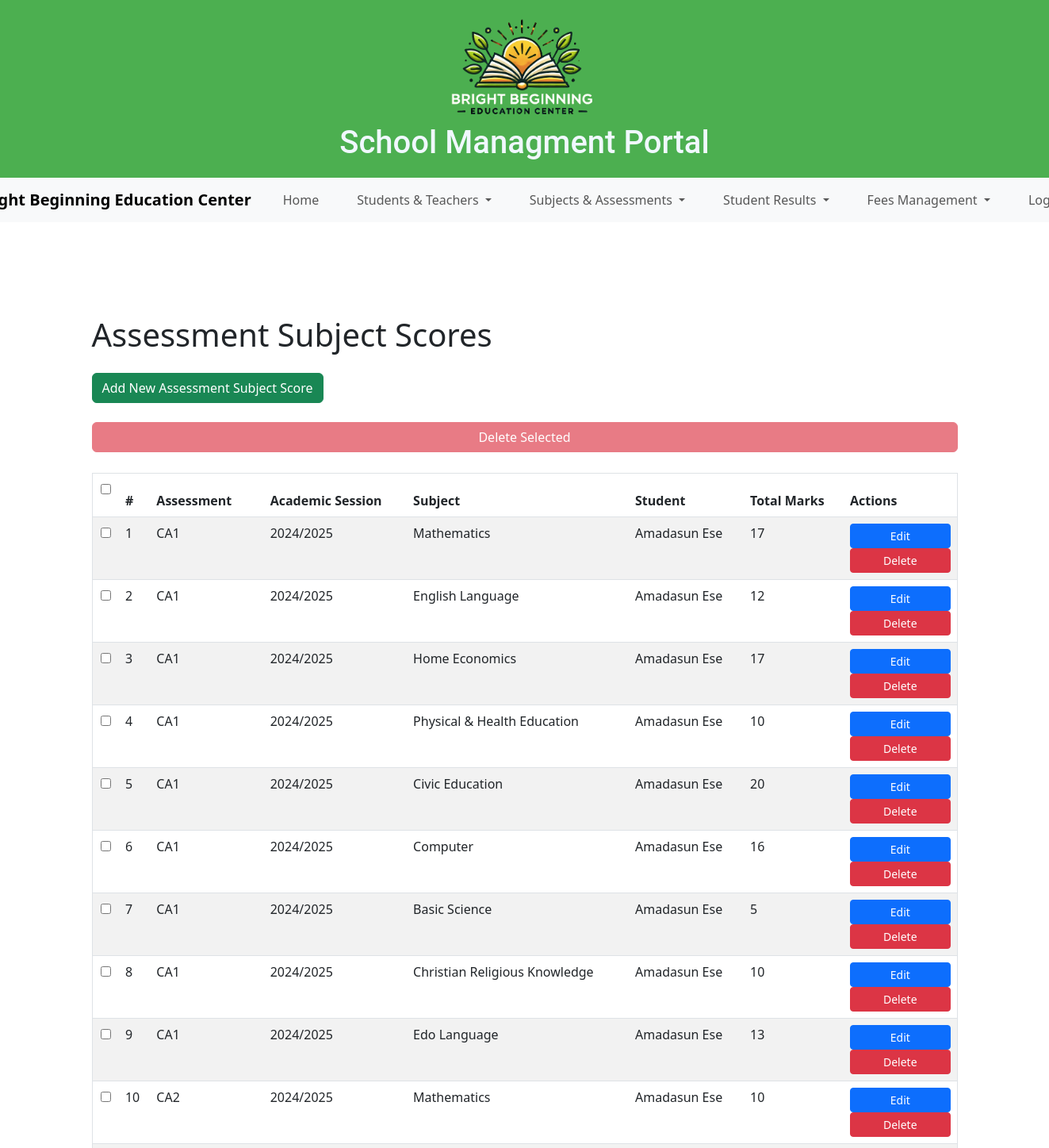
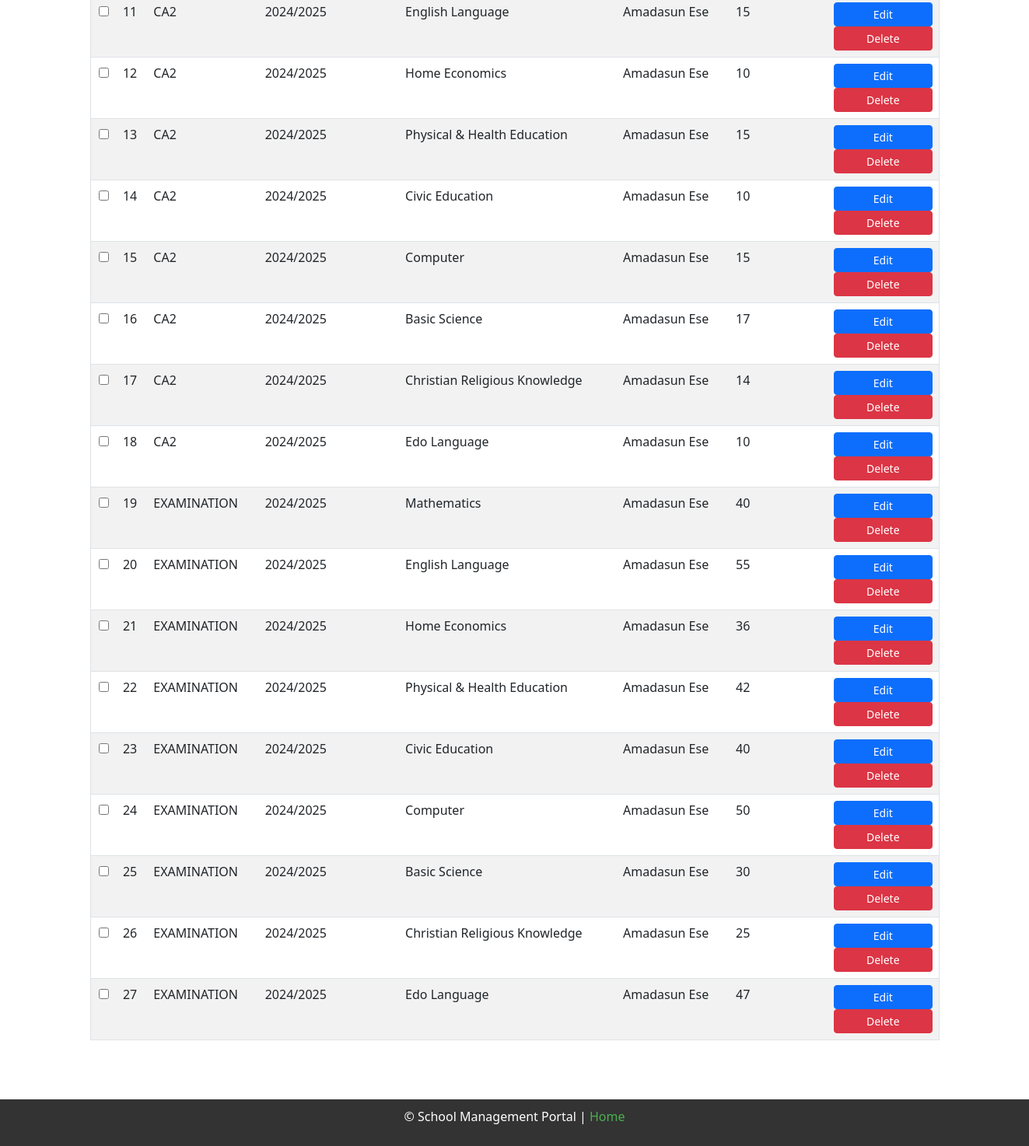
Screenshot of /assessment_subject_scores (signed in) with the database file from the repository (2 pictures, top to bottom).
### models.py (models this page shows)
class AssessmentSubjectScore(db.Model):
    __tablename__ = 'assessment_subject_scores'
    id = db.Column(db.Integer, primary_key=True)
    assessment_id = db.Column(db.Integer, db.ForeignKey('assessments.id'), nullable=False)
    subject_id = db.Column(db.Integer, db.ForeignKey('subjects.id', name='fk_assessment_subject_scores_subject_id'), nullable=False)
    student_id = db.Column(db.Integer, db.ForeignKey('students.id'), nullable=False)
    total_marks = db.Column(db.Integer, nullable=False)

class Assessment(db.Model):
    __tablename__ = 'assessments'
    id = db.Column(db.Integer, primary_key=True)
    name = db.Column(db.String(100), nullable=False)
    date = db.Column(db.Date, nullable=False)
    assessment_type_id = db.Column(db.Integer, db.ForeignKey('assessment_types.id'), nullable=False)
    class_id = db.Column(db.Integer, db.ForeignKey('classes.id'), nullable=False)
    academic_session = db.Column(db.String(20), nullable=False)
    term = db.Column(db.String(20), nullable=False)
    school_id = db.Column(db.Integer, db.ForeignKey('schools.id', name='fk_assessment_type_school'), nullable=True)
    __table_args__ = (
        db.UniqueConstraint('name', 'school_id', name='uq_assessment_per_school'),
    )
    assessment_subject_scores = db.relationship('AssessmentSubjectScore', backref='assessment', lazy=True, cascade="all, delete-orphan")

class Subject(db.Model):
    __tablename__ = 'subjects'
    id = db.Column(db.Integer, primary_key=True)
    name = db.Column(db.String(100), nullable=False)
    school_id = db.Column(db.Integer, db.ForeignKey('schools.id'), nullable=False)
    __table_args__ = (
        db.UniqueConstraint('name', 'school_id', name='uq_subject_per_school'),
    )
    teacher_subjects = db.relationship('TeacherSubject', backref='teacher_subject', lazy=True, cascade="all, delete-orphan")
    assessment_scores = db.relationship('AssessmentSubjectScore', backref='subject_ref', lazy=True, cascade="all, delete-orphan")
    class_subjects = db.relationship('ClassSubject', backref='class_subject', lazy=True, cascade="all, delete-orphan")

class Student(db.Model):
    __tablename__ = 'students'
    id = db.Column(db.Integer, primary_key=True)
    first_name = db.Column(db.String(50), nullable=False)
    last_name = db.Column(db.String(50), nullable=False)
    date_of_birth = db.Column(db.Date, nullable=False)
    enrollment_date = db.Column(db.Date, nullable=False)
    gender = db.Column(db.String(1), nullable=False)
    grade_level = db.Column(db.String(20), nullable=False)
    contact_email = db.Column(db.String(100), nullable=False)
    school_id = db.Column(db.Integer, db.ForeignKey('schools.id', name='fk_students_school_id'), nullable=False)
    class_id = db.Column(db.Integer, db.ForeignKey('classes.id', name='fk_students_class_id'), nullable=False)
    result_url = db.Column(db.String(255), nullable=True)
    teacher_remark = db.Column(db.String(255), nullable=True)
    principal_remark = db.Column(db.String(255), nullable=True)
    principal_signature = db.Column(db.String(255), nullable=True)
    grades = db.relationship('Grade', backref='student', lazy=True, cascade="all, delete-orphan")
    attendance = db.relationship('Attendance', backref='student', lazy=True, cascade="all, delete-orphan")
    student_assessments = db.relationship('AssessmentSubjectScore', backref='student', lazy=True, cascade="all, delete-orphan")
    users = db.relationship('User', backref='student', lazy=True, cascade="all, delete-orphan")

### routes.py (the view, shortened to what this page needs)
@main.route('/assessment_subject_scores')
@login_required
def assessment_subject_scores():
    if not current_user.school_id:
        flash("No school linked to your account.", "danger")
        return redirect(url_for('main.index'))
    school_id = current_user.school_id
    assessment_id = request.args.get('assessment')
    academic_session = request.args.get('academic_session')
    subject_id = request.args.get('subject')
    student_id = request.args.get('student')
    query = db.session.query(
        AssessmentSubjectScore,
        Assessment.name.label('assessment_name'),
        Subject.name.label('subject_name'),
        Student.first_name,
        Student.last_name,
        AssessmentSubjectScore.total_marks,
        Assessment.academic_session
    ).join(
        Assessment, AssessmentSubjectScore.assessment_id == Assessment.id
    ).join(
        Subject, AssessmentSubjectScore.subject_id == Subject.id
    ).join(
        Student, AssessmentSubjectScore.student_id == Student.id
    ).filter(
        Student.school_id == school_id  # Ensuring students are from the logged-in user's school
    )
    if assessment_id:
        query = query.filter(AssessmentSubjectScore.assessment_id == assessment_id)
    if academic_session:
        query = query.filter(Assessment.academic_session == academic_session)
    if subject_id:
        query = query.filter(AssessmentSubjectScore.subject_id == subject_id)
    if student_id:
        query = query.filter(AssessmentSubjectScore.student_id == student_id)
    scores = query.all()
    assessments = Assessment.query.filter_by(school_id=school_id).all()
    academic_sessions = db.session.query(Assessment.academic_session).filter_by(school_id=school_id).distinct().all()
    subjects = Subject.query.filter_by(school_id=school_id).all()
    students = Student.query.filter_by(school_id=school_id).all()
    csrf_token = generate_csrf()
    return render_template(
        'assessment_subject_scores.html',
        scores=scores,
        assessments=assessments,
        academic_sessions=[session[0] for session in academic_sessions],
        subjects=subjects,
        students=students,
        csrf_token=csrf_token,
        is_admin=current_user.role == 'admin'
    )

### main.py (called while the page is built)
@app.before_request
def before_request():
    g.current_user = current_user

@app.context_processor
def inject_csrf_token():
    return dict(csrf_token=generate_csrf())

### models.py (called while the page is built)
    @login_manager.user_loader
    def load_user(user_id):
        return User.query.get(int(user_id))

### routes.py (called while the page is built)
@main.before_request
def load_school_details():
    if current_user.is_authenticated:
        if 'school_name' not in session or 'school_logo' not in session:
            school = School.query.get(current_user.school_id)
            if school:
                g.school_name = school.name
                g.school_logo = school.school_logo if school.school_logo else 'static/uploads/default-logo.png'
                session['school_name'] = g.school_name
                session['school_logo'] = g.school_logo
        else:
            g.school_name = session['school_name']
            g.school_logo = session['school_logo']
    else:
        g.school_name = "School Management Portal"
        g.school_logo = "uploads/default-logo.png"

### templates/assessment_subject_scores.html (shortened to what this page needs)
{% extends "base.html" %}
{% block content %}
<div class="container mt-5">
    <h1 class="mb-4">Assessment Subject Scores</h1>
    <div class="back-link mb-4">
        <a href="{{ url_for('main.add_assessment_score') }}" class="btn btn-success">Add New Assessment Subject Score</a>
    </div>
    <form id="delete-form" method="POST" action="{{ url_for('main.delete_multiple_assessment_subject_scores') }}">
        {% if is_admin %}
        <button type="submit" class="btn btn-danger mb-3" id="delete-selected-btn" disabled
            onclick="return confirm('Are you sure you want to delete selected records?');">
            Delete Selected
        </button>
        {% endif %}
        <table class="table table-striped">
            <thead>
                <tr>
                    {% if is_admin %}
                    <th><input type="checkbox" id="select-all"></th>
                    {% endif %}
                    <th>#</th>
                    <th>Assessment</th>
                    <th>Academic Session</th>
                    <th>Subject</th>
                    <th>Student</th>
                    <th>Total Marks</th>
                    {% if is_admin %}
                    <th>Actions</th>
                    {% endif %}
                </tr>
            </thead>
            <tbody>
                {% for score in scores %}
                <tr>
                    {% if is_admin %}
                    <td><input type="checkbox" class="delete-checkbox" name="delete_ids" value="{{ score.id }}"></td>
                    {% endif %}
                    <td>{{ loop.index }}</td>
                    <td>{{ score.assessment_name }}</td>
                    <td>{{ score.academic_session }}</td>
                    <td>{{ score.subject_name }}</td>
                    <td>{{ score.first_name }} {{ score.last_name }}</td>
                    <td>{{ score.total_marks }}</td>
                    {% if is_admin %}
                    <td>
                        <button type="submit" name="edit_score" value="{{ score.id }}" class="btn btn-sm btn-primary">Edit</button>
                        <button class="btn btn-sm btn-danger" onclick="deleteScore({{ score.id }})">Delete</button>
                    </td>
                    {% endif %}
                </tr>
                {% endfor %}
            </tbody>
        </table>
    </form>
</div>
{% endblock %}

### static/style.css (style rules this page uses)
html, body { margin: 0; padding: 0; height: 100%; font-family: Arial, sans-serif; display: flex; flex-direction: column; }
.container { flex: 1; padding: 20px; }
.container { margin: 10px; }
table { width: 100%; border-collapse: collapse; margin-top: 10px; }
table, th, td { border: 1px solid #ddd; padding: 8px; }
th { background-color: #f2f2f2; font-weight: bold; }
form { margin: 0; }
form input { width: 100%; padding: 10px; margin-bottom: 20px; border: 1px solid #ccc; border-radius: 4px; font-size: 14px; }
form button { background-color: #333; color: white; padding: 10px 15px; border: none; border-radius: 4px; cursor: pointer; font-size: 16px; width: 100%; }

### rows the page displays
AssessmentSubjectScore: assessment_name "CA1", academic_session "2024/2025", subject_name "Mathematics", first_name "Amadasun", last_name "Ese", total_marks "17"
AssessmentSubjectScore: assessment_name "CA1", academic_session "2024/2025", subject_name "English Language", first_name "Amadasun", last_name "Ese", total_marks "12"
AssessmentSubjectScore: assessment_name "CA1", academic_session "2024/2025", subject_name "Home Economics", first_name "Amadasun", last_name "Ese", total_marks "17"
AssessmentSubjectScore: assessment_name "CA1", academic_session "2024/2025", subject_name "Physical & Health Education", first_name "Amadasun", last_name "Ese", total_marks "10"
AssessmentSubjectScore: assessment_name "CA1", academic_session "2024/2025", subject_name "Civic Education", first_name "Amadasun", last_name "Ese", total_marks "20"
AssessmentSubjectScore: assessment_name "CA1", academic_session "2024/2025", subject_name "Computer", first_name "Amadasun", last_name "Ese", total_marks "16"
AssessmentSubjectScore: assessment_name "CA1", academic_session "2024/2025", subject_name "Basic Science", first_name "Amadasun", last_name "Ese", total_marks "5"
AssessmentSubjectScore: assessment_name "CA1", academic_session "2024/2025", subject_name "Christian Religious Knowledge", first_name "Amadasun", last_name "Ese", total_marks "10"
AssessmentSubjectScore: assessment_name "CA1", academic_session "2024/2025", subject_name "Edo Language", first_name "Amadasun", last_name "Ese", total_marks "13"
AssessmentSubjectScore: assessment_name "CA2", academic_session "2024/2025", subject_name "Mathematics", first_name "Amadasun", last_name "Ese", total_marks "10"
AssessmentSubjectScore: assessment_name "CA2", academic_session "2024/2025", subject_name "English Language", first_name "Amadasun", last_name "Ese", total_marks "15"
AssessmentSubjectScore: assessment_name "CA2", academic_session "2024/2025", subject_name "Home Economics", first_name "Amadasun", last_name "Ese", total_marks "10"
AssessmentSubjectScore: assessment_name "CA2", academic_session "2024/2025", subject_name "Physical & Health Education", first_name "Amadasun", last_name "Ese", total_marks "15"
AssessmentSubjectScore: assessment_name "CA2", academic_session "2024/2025", subject_name "Civic Education", first_name "Amadasun", last_name "Ese", total_marks "10"
AssessmentSubjectScore: assessment_name "CA2", academic_session "2024/2025", subject_name "Computer", first_name "Amadasun", last_name "Ese", total_marks "15"
AssessmentSubjectScore: assessment_name "CA2", academic_session "2024/2025", subject_name "Basic Science", first_name "Amadasun", last_name "Ese", total_marks "17"
AssessmentSubjectScore: assessment_name "CA2", academic_session "2024/2025", subject_name "Christian Religious Knowledge", first_name "Amadasun", last_name "Ese", total_marks "14"
AssessmentSubjectScore: assessment_name "CA2", academic_session "2024/2025", subject_name "Edo Language", first_name "Amadasun", last_name "Ese", total_marks "10"
AssessmentSubjectScore: assessment_name "EXAMINATION", academic_session "2024/2025", subject_name "Mathematics", first_name "Amadasun", last_name "Ese", total_marks "40"
AssessmentSubjectScore: assessment_name "EXAMINATION", academic_session "2024/2025", subject_name "English Language", first_name "Amadasun", last_name "Ese", total_marks "55"
AssessmentSubjectScore: assessment_name "EXAMINATION", academic_session "2024/2025", subject_name "Home Economics", first_name "Amadasun", last_name "Ese", total_marks "36"
AssessmentSubjectScore: assessment_name "EXAMINATION", academic_session "2024/2025", subject_name "Physical & Health Education", first_name "Amadasun", last_name "Ese", total_marks "42"
AssessmentSubjectScore: assessment_name "EXAMINATION", academic_session "2024/2025", subject_name "Civic Education", first_name "Amadasun", last_name "Ese", total_marks "40"
AssessmentSubjectScore: assessment_name "EXAMINATION", academic_session "2024/2025", subject_name "Computer", first_name "Amadasun", last_name "Ese", total_marks "50"
AssessmentSubjectScore: assessment_name "EXAMINATION", academic_session "2024/2025", subject_name "Basic Science", first_name "Amadasun", last_name "Ese", total_marks "30"
AssessmentSubjectScore: assessment_name "EXAMINATION", academic_session "2024/2025", subject_name "Christian Religious Knowledge", first_name "Amadasun", last_name "Ese", total_marks "25"
AssessmentSubjectScore: assessment_name "EXAMINATION", academic_session "2024/2025", subject_name "Edo Language", first_name "Amadasun", last_name "Ese", total_marks "47"
